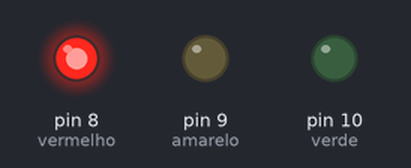
Simulated run of this sketch. Board: Arduino Uno, built with avr-gcc and run on an emulated ATmega328P. Parts: output pins drawn as LEDs (lit = HIGH).

Above: at 2.5 s.
At 7.5 s:
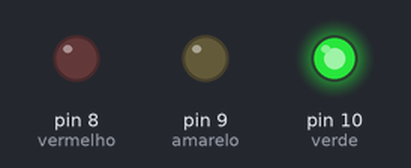
At 11.0 s:
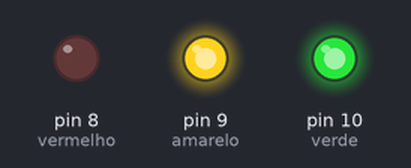
Timing chart, 0 to 15.6 s (numbered marks = the images above):
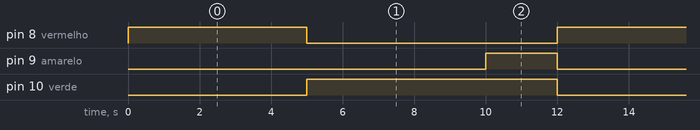

Measured:
- by itself, pin 8 (vermelho): alternates HIGH for 5.0 s and LOW for 7.0 s
- by itself, pin 9 (amarelo): alternates HIGH for 2.0 s and LOW for 10.0 s
- by itself, pin 10 (verde): alternates HIGH for 7.0 s and LOW for 5.0 s

The sketch:

semaphore.ino
```cpp
/*
  Declaração de variáveis:
    vermelho: variavel que contem o pinSlot para o LED de cor vermelha
    amarelo: variavel que contem o pinSlot para o LED de cor amarelo
    verde: variavel que contem o pinSlot para o LED de cor verde
*/
int vermelho = 8;
int amarelo = 9;
int verde = 10;


void setup()
{
  //Atribuição de função de cada pin (todos serão OUTPUT)
  pinMode(vermelho, OUTPUT);
  pinMode(amarelo, OUTPUT);
  pinMode(verde, OUTPUT);
}

void loop()
{
  //Acende luz vermelha e espera 5 segundos
	digitalWrite(vermelho, HIGH);
  delay(5000);

  //Apaga luz vermelha, acende luz verde e espera 5 segundos
	digitalWrite(vermelho, LOW);
	digitalWrite(verde, HIGH);
  delay(5000);

  //Acende luz amarela, mantendo a verde e espera 2 segundos
	digitalWrite(amarelo, HIGH);
  delay(2000);

  //Apaga a luz verde e amarela
  digitalWrite(verde, LOW);
  digitalWrite(amarelo, LOW);

  //Programa dá loop, acendendo logo de início a luz vermelha
}
```
